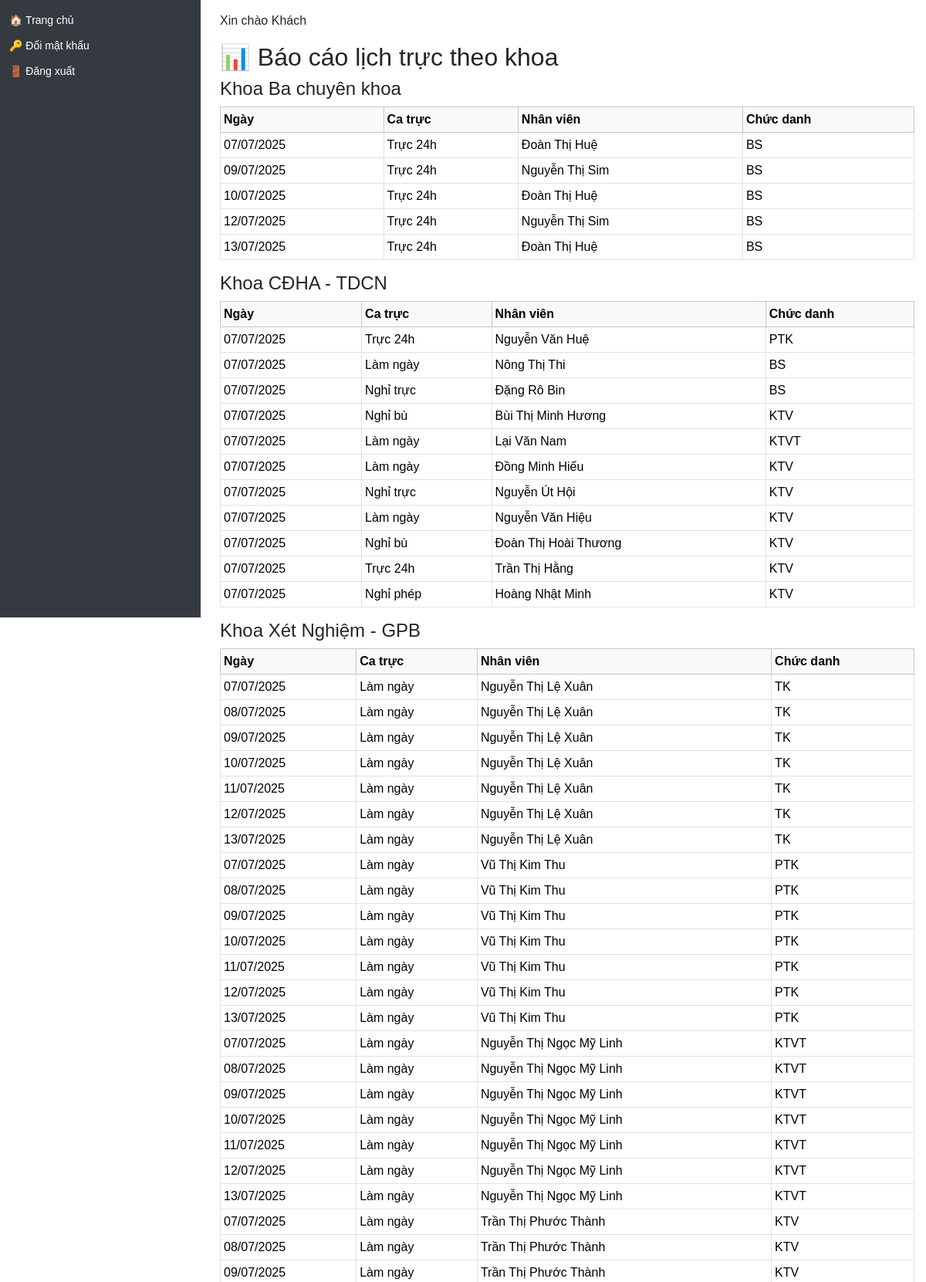
Page /report-by-department (upper part) on the committed database.
### models/user.py (models this page shows)
class User(db.Model, UserMixin):
    __tablename__ = 'user'
    id = db.Column(db.Integer, primary_key=True)
    name = db.Column(db.String(100), nullable=False)
    username = db.Column(db.String(50), unique=True, nullable=False)
    password = db.Column(db.String(100), nullable=False)
    role = db.Column(db.String(20))  # admin / manager / user
    department = db.Column(db.String(100))
    position = db.Column(db.String(50))  # Bác sĩ / Điều dưỡng / KTV...
    contract_type = db.Column(db.String(50))  # Hợp đồng / Biên chế / v.v.
    email = db.Column(db.String(120))
    phone = db.Column(db.String(20))
    start_year = db.Column(db.Integer)  # ✅ Năm vào công tác (mới thêm)
    schedules = relationship("Schedule", back_populates="user")
    leave_requests = relationship('LeaveRequest', back_populates='user')

### models/schedule.py (models this page shows)
class Schedule(db.Model):
    __tablename__ = 'schedule'
    id = db.Column(db.Integer, primary_key=True)
    user_id = db.Column(db.Integer, db.ForeignKey('user.id'))
    shift_id = db.Column(db.Integer, db.ForeignKey('shift.id'))
    work_date = db.Column(db.Date)
    user = relationship("User", back_populates="schedules")
    shift = relationship("Shift")

### models/shift.py (models this page shows, shortened)
class Shift(db.Model):
    id = Column(Integer, primary_key=True)
    name = Column(String(100), nullable=False)
    code = Column(String(20), nullable=True)
    start_time = Column(Time, nullable=False)
    end_time = Column(Time, nullable=False)
    duration = Column(Float, nullable=False)

### app.py (the view)
@app.route('/report-by-department')
def report_by_department():
    user_role = session.get('role')
    user_dept = session.get('department')
    query = Schedule.query.join(User).join(Shift)
    if user_role in ['manager', 'user']:
        query = query.filter(User.department == user_dept)
    schedules = query.all()
    report = {}
    for s in schedules:
        dept = s.user.department
        if dept not in report:
            report[dept] = []
        report[dept].append(s)
    return render_template('report_by_department.html', report=report)

### app.py (called while the page is built)
@app.context_processor
def inject_user():
    user = None
    if 'user_id' in session:
        user = db.session.get(User, session['user_id'])
    return dict(user=user)

@app.context_processor
def inject_helpers():
    return dict(get_titled_names=get_titled_names)

@app.context_processor
def inject_helpers():
    return dict(get_titled_names=get_titled_names)

### templates/report_by_department.html (shortened to what this page needs)
{% extends 'layout.html' %}
{% block content %}
<h2>📊 Báo cáo lịch trực theo khoa</h2>
{% for dept, schedules in report.items() %}
  <h4>{{ dept }}</h4>
  <table class="table table-bordered table-sm">
    <thead class="table-light">
      <tr>
        <th>Ngày</th>
        <th>Ca trực</th>
        <th>Nhân viên</th>
        <th>Chức danh</th>
      </tr>
    </thead>
    <tbody>
      {% for s in schedules %}
      <tr>
        <td>{{ s.work_date.strftime('%d/%m/%Y') }}</td>
        <td>{{ s.shift.name }}</td>
        <td>{{ s.user.name }}</td>
        <td>{{ s.user.position }}</td>
      </tr>
      {% endfor %}
    </tbody>
  </table>
{% else %}
  <p>Không có dữ liệu lịch trực.</p>
{% endfor %}
{% endblock %}

### templates/layout.html (style rules this page uses)
body { margin: 0; font-family: Arial, sans-serif; }

### rows in the picture
User: department "Khoa Ba chuyên khoa"
Schedule: work_date "07/07/2025", shift.name "Trực 24h", user.name "Đoàn Thị Huệ", user.position "BS"
Schedule: work_date "09/07/2025", shift.name "Trực 24h", user.name "Nguyễn Thị Sim", user.position "BS"
Schedule: work_date "10/07/2025", shift.name "Trực 24h", user.name "Đoàn Thị Huệ", user.position "BS"
Schedule: work_date "12/07/2025", shift.name "Trực 24h", user.name "Nguyễn Thị Sim", user.position "BS"
Schedule: work_date "13/07/2025", shift.name "Trực 24h", user.name "Đoàn Thị Huệ", user.position "BS"
User: department "Khoa CĐHA - TDCN"
Schedule: work_date "07/07/2025", shift.name "Trực 24h", user.name "Nguyễn Văn Huệ", user.position "PTK"
Schedule: work_date "07/07/2025", shift.name "Làm ngày", user.name "Nông Thị Thi", user.position "BS"
Schedule: work_date "07/07/2025", shift.name "Nghỉ trực", user.name "Đặng Rô Bin", user.position "BS"
Schedule: work_date "07/07/2025", shift.name "Nghỉ bù", user.name "Bùi Thị Minh Hương", user.position "KTV"
Schedule: work_date "07/07/2025", shift.name "Làm ngày", user.name "Lại Văn Nam", user.position "KTVT"
Schedule: work_date "07/07/2025", shift.name "Làm ngày", user.name "Đồng Minh Hiếu", user.position "KTV"
Schedule: work_date "07/07/2025", shift.name "Nghỉ trực", user.name "Nguyễn Út Hội", user.position "KTV"
Schedule: work_date "07/07/2025", shift.name "Làm ngày", user.name "Nguyễn Văn Hiệu", user.position "KTV"
Schedule: work_date "07/07/2025", shift.name "Nghỉ bù", user.name "Đoàn Thị Hoài Thương", user.position "KTV"
Schedule: work_date "07/07/2025", shift.name "Trực 24h", user.name "Trần Thị Hằng", user.position "KTV"
Schedule: work_date "07/07/2025", shift.name "Nghỉ phép", user.name "Hoàng Nhật Minh", user.position "KTV"
User: department "Khoa Xét Nghiệm - GPB"
Schedule: work_date "07/07/2025", shift.name "Làm ngày", user.name "Nguyễn Thị Lệ Xuân", user.position "TK"
Schedule: work_date "08/07/2025", shift.name "Làm ngày", user.name "Nguyễn Thị Lệ Xuân", user.position "TK"
Schedule: work_date "09/07/2025", shift.name "Làm ngày", user.name "Nguyễn Thị Lệ Xuân", user.position "TK"
Schedule: work_date "10/07/2025", shift.name "Làm ngày", user.name "Nguyễn Thị Lệ Xuân", user.position "TK"
Schedule: work_date "11/07/2025", shift.name "Làm ngày", user.name "Nguyễn Thị Lệ Xuân", user.position "TK"
Schedule: work_date "12/07/2025", shift.name "Làm ngày", user.name "Nguyễn Thị Lệ Xuân", user.position "TK"
Schedule: work_date "13/07/2025", shift.name "Làm ngày", user.name "Nguyễn Thị Lệ Xuân", user.position "TK"
Schedule: work_date "07/07/2025", shift.name "Làm ngày", user.name "Vũ Thị Kim Thu", user.position "PTK"
Schedule: work_date "08/07/2025", shift.name "Làm ngày", user.name "Vũ Thị Kim Thu", user.position "PTK"
Schedule: work_date "09/07/2025", shift.name "Làm ngày", user.name "Vũ Thị Kim Thu", user.position "PTK"
Schedule: work_date "10/07/2025", shift.name "Làm ngày", user.name "Vũ Thị Kim Thu", user.position "PTK"
Schedule: work_date "11/07/2025", shift.name "Làm ngày", user.name "Vũ Thị Kim Thu", user.position "PTK"
Schedule: work_date "12/07/2025", shift.name "Làm ngày", user.name "Vũ Thị Kim Thu", user.position "PTK"
Schedule: work_date "13/07/2025", shift.name "Làm ngày", user.name "Vũ Thị Kim Thu", user.position "PTK"
Schedule: work_date "07/07/2025", shift.name "Làm ngày", user.name "Nguyễn Thị Ngọc Mỹ Linh", user.position "KTVT"
Schedule: work_date "08/07/2025", shift.name "Làm ngày", user.name "Nguyễn Thị Ngọc Mỹ Linh", user.position "KTVT"
Schedule: work_date "09/07/2025", shift.name "Làm ngày", user.name "Nguyễn Thị Ngọc Mỹ Linh", user.position "KTVT"
Schedule: work_date "10/07/2025", shift.name "Làm ngày", user.name "Nguyễn Thị Ngọc Mỹ Linh", user.position "KTVT"
Schedule: work_date "11/07/2025", shift.name "Làm ngày", user.name "Nguyễn Thị Ngọc Mỹ Linh", user.position "KTVT"
Schedule: work_date "12/07/2025", shift.name "Làm ngày", user.name "Nguyễn Thị Ngọc Mỹ Linh", user.position "KTVT"
Schedule: work_date "13/07/2025", shift.name "Làm ngày", user.name "Nguyễn Thị Ngọc Mỹ Linh", user.position "KTVT"
Schedule: work_date "07/07/2025", shift.name "Làm ngày", user.name "Trần Thị Phước Thành", user.position "KTV"
Schedule: work_date "08/07/2025", shift.name "Làm ngày", user.name "Trần Thị Phước Thành", user.position "KTV"
Schedule: work_date "09/07/2025", shift.name "Làm ngày", user.name "Trần Thị Phước Thành", user.position "KTV"
